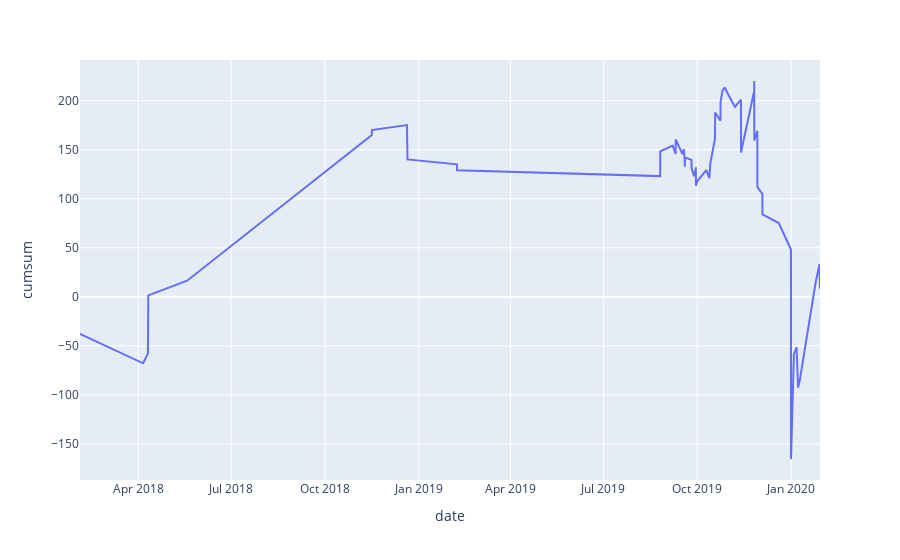

This figure's notebook cell:
### Code cell
import plotly.express as px

fig = px.line(mails_lydia_cpy, x='date', y='cumsum')
fig.show()
